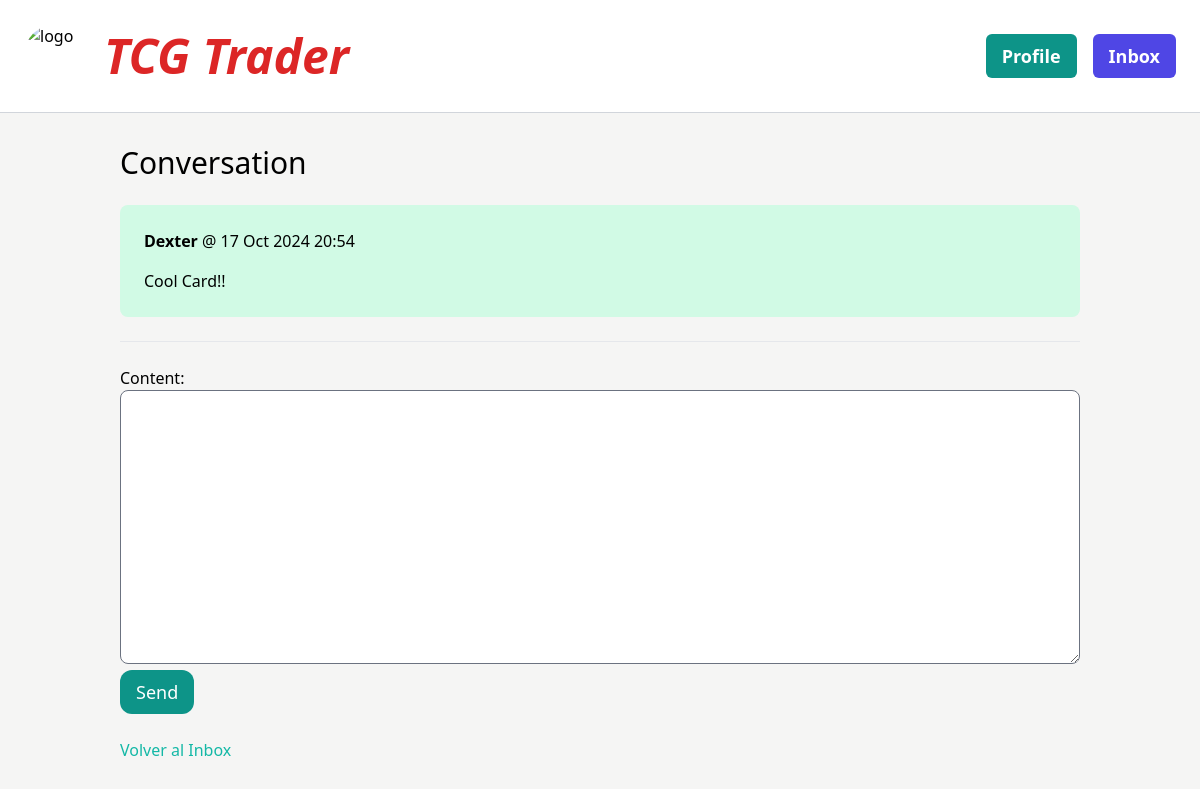
Page /inbox/1 (signed in) on the earlier database version.
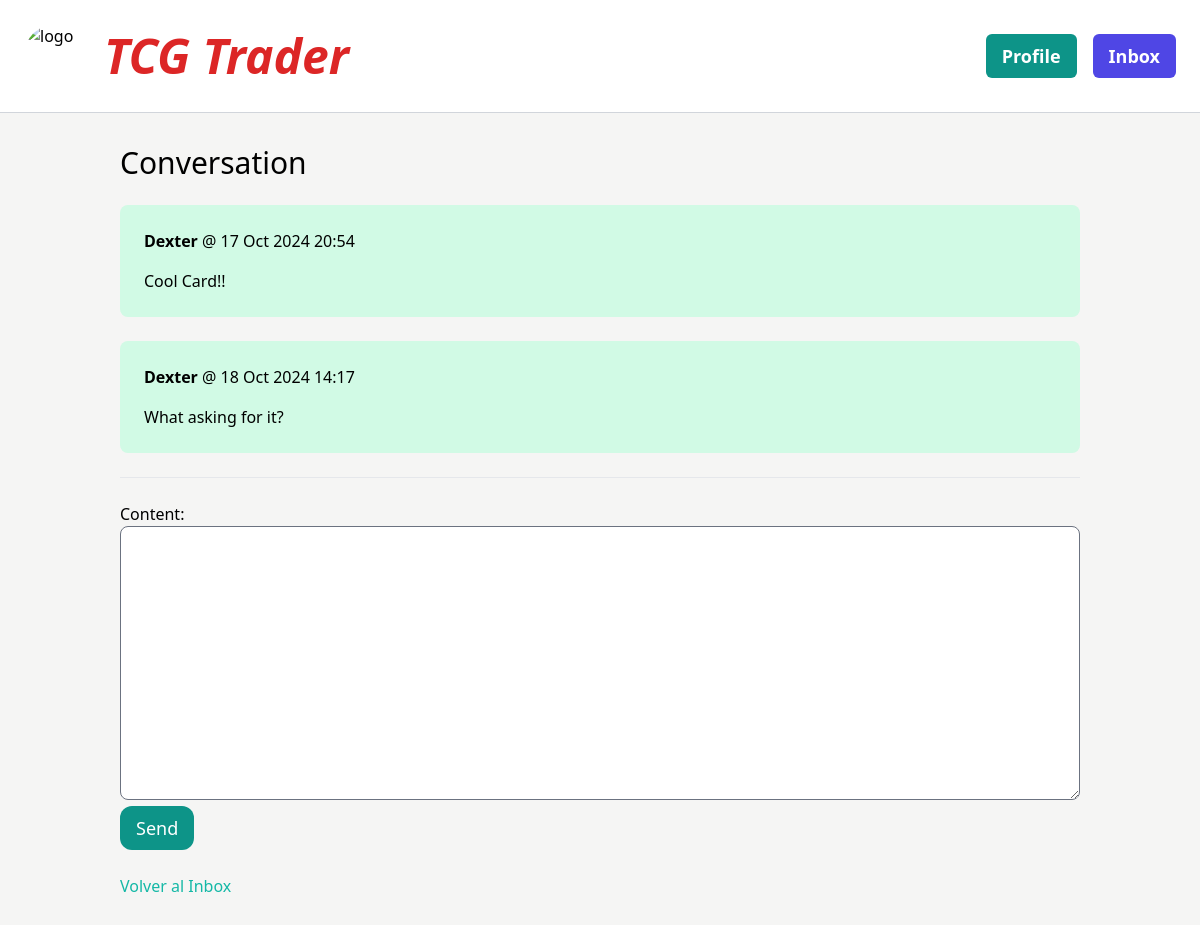
Same page on the later database version.
### conversation/models.py (models this page shows)
class Message(models.Model):
    conversation = models.ForeignKey(Conversation, related_name='messages', on_delete=models.CASCADE)
    content = models.TextField()
    created_at = models.DateTimeField(auto_now_add=True)
    created_by = models.ForeignKey(User, related_name='created_messages', on_delete=models.CASCADE)

### conversation/views.py (the view)
# urls.py: path('<int:pk>', views.detail, name='detail'),
@login_required
def detail(request, pk):
    conversation = get_object_or_404(Conversation, pk=pk, members=request.user)
    if request.method == 'POST':
        form = MessageForm(request.POST)
        if form.is_valid():
            conversation_message = form.save(commit=False)
            conversation_message.conversation = conversation
            conversation_message.created_by = request.user
            conversation_message.save()
            conversation.save()
            return redirect('conversation:detail', pk=pk)
    else:
        form = MessageForm()
    return render(request, 'conversation/detail.html', {
        'conversation': conversation,
        'form': form
    })

### conversation/forms.py
class MessageForm(forms.ModelForm):
    class Meta:
        model = Message
        fields = ('content',)
        widgets = {
            'content': forms.Textarea(attrs={'class':' w-full p-4 rounded-lg border'})
        }

### conversation/templates/conversation/detail.html (shortened to what this page needs)
{% extends "core/base.html" %}
{% block content %}
<h2 class="mb-6 text-3xl">Conversation</h2>
<div class="space-y-6">
    {% if conversation.messages.exists %}
        {% for message in conversation.messages.all %}
            <div class="p-6 flex {% if message.created_by == request.user %}bg-emerald-100{% else %}bg-white{% endif %} rounded-lg">
                <div>
                    <p class="mb-4">
                        <strong>{{ message.created_by.username }}</strong> @ {{ message.created_at|date:"d M Y H:i" }}
                    </p>
                    <p>{{ message.content }}</p>
                </div>
            </div>
        {% endfor %}
    {% else %}
        <p>No hay mensajes en esta conversación todavía.</p>
    {% endif %}
</div>
<hr class="my-6">
<form method="post" action="{% url 'conversation:detail' pk=conversation.id %}" class="mt-6">
    {{ form.as_p }}
    <button type="submit" class="py-2 px-4 text-lg bg-teal-600 hover:bg-teal-800 rounded-xl text-white">
        Send
    </button>
</form>
<a href="{% url 'conversation:inbox' %}" class="block mt-6 text-teal-500 hover:underline">
    Volver al Inbox
</a>
{% endblock %}

Differences in the rows shown:
added Message: created_by.username "Dexter", created_at "18 Oct 2024 14:17", content "What asking for it?"
